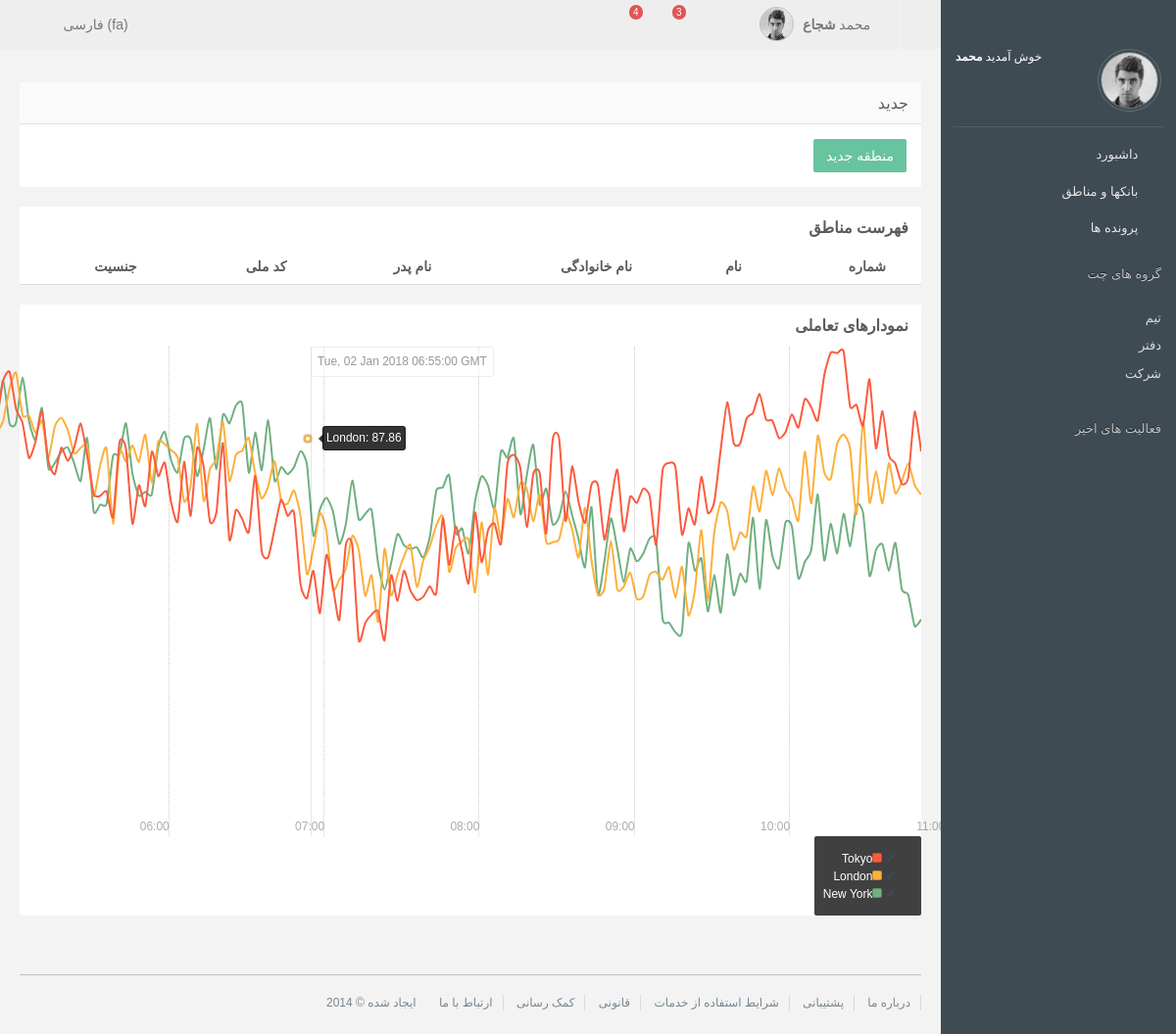
Page /bank/persons/list/ on the earlier database version.
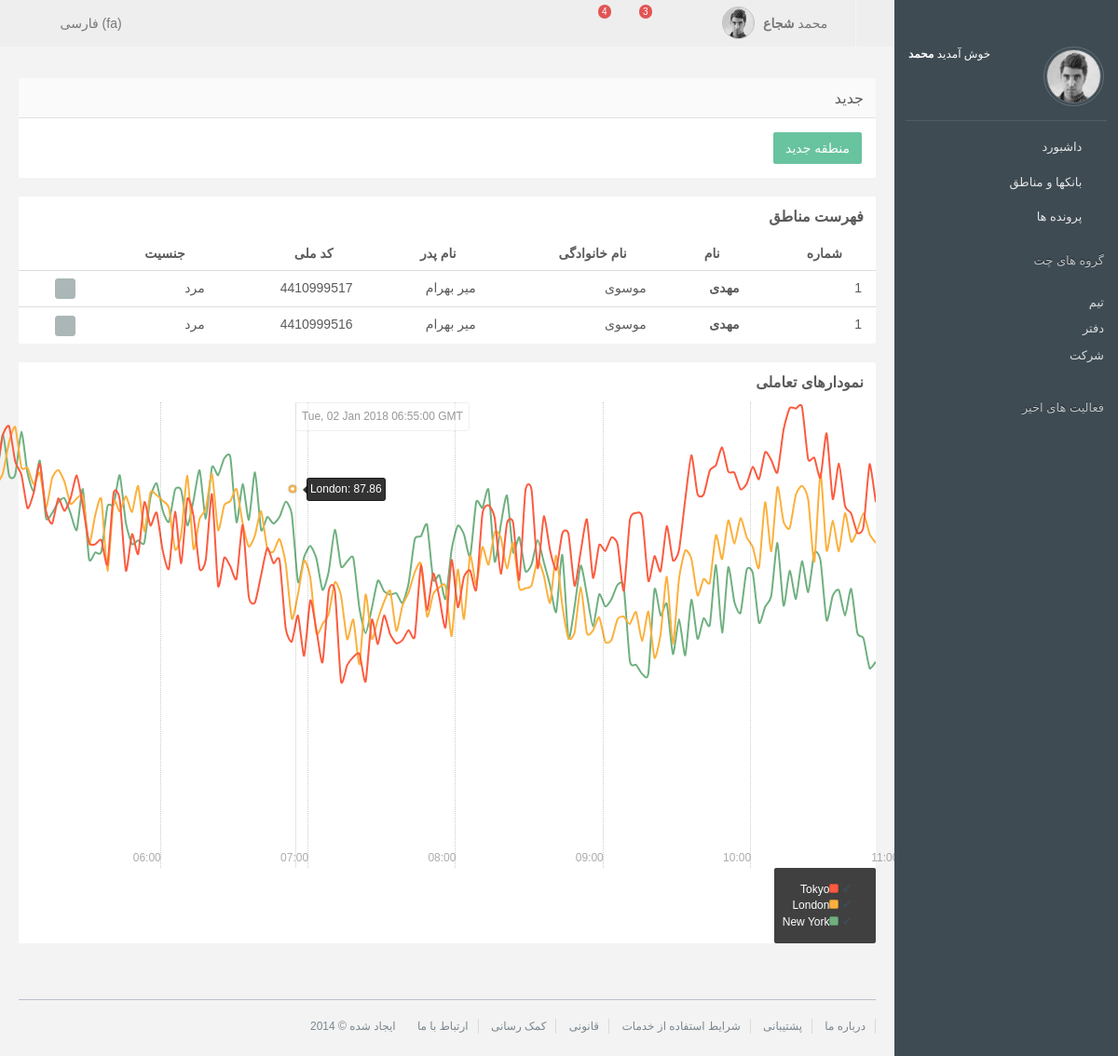
Same page on the later database version.
### bank/models.py (models this page shows, shortened)
@python_2_unicode_compatible
class Person(Base, Human):
    file = models.ManyToManyField(File, through='PersonFile', verbose_name=_('شخص'), related_name='persons')
    class Meta:
        ordering = ['first_name', 'last_name']
        verbose_name = _('person')
        verbose_name_plural = _('persons')
        db_table = 'persons'

### bank/views.py (the view)
def get_persons(request):
    object_list = Person.objects.all().order_by('-created_at')
    paginator = Paginator(object_list, 15)
    page = request.GET.get('page')
    try:
        persons = paginator.page(page)
    except PageNotAnInteger:
        persons = paginator.page(1)
    except EmptyPage:
        persons = paginator.page(paginator.num_pages)
    return render(request, 'bank/person/list.html', {'persons': persons, 'page': page})

### bank/templates/bank/person/list.html (shortened to what this page needs)
{% extends 'bank/base.html' %}
{% block content %}
    <ul>
            <div class="row">
                <div class="col-md-12 portlets ui-sortable">
						<div class="widget">
							<div class="widget-header">
								<h2>جدید</h2>
								<div class="additional-btn">
									<a href="#" class="widget-toggle"><i class="icon-down-open-2"></i></a>
									<a href="#" class="widget-close"><i class="icon-cancel-3"></i></a>
								</div>
							</div>
							<div class="widget-content padding" style="display: block;">
								<a href="{% url "bank:new_area" %}" class="btn btn-success">منطقه جدید</a>
							</div>
						</div>
					</div>
            </div>
            <div class="row">
					<div class="col-md-12">
						<div class="widget">
							<div class="widget-header transparent">
								<h2><strong>فهرست مناطق</strong> </h2>
								<div class="additional-btn">
									<a href="#" class="widget-toggle"><i class="icon-down-open-2"></i></a>
									<a href="#" class="widget-close"><i class="icon-cancel-3"></i></a>
								</div>
							</div>
							<div class="widget-content">
								<div class="table-responsive">
									<table data-sortable="" class="table" data-sortable-initialized="true">
										<thead>
											<tr>
												<th>شماره</th>
												<th>نام</th>
												<th>نام خانوادگی</th>
												<th>نام پدر</th>
												<th>کد ملی</th>
												<th data-sortable="false">جنسیت</th>
											</tr>
										</thead>
										<tbody>
                                            {% for person in persons %}
                                                <tr>
                                                    <td>1</td>
                                                    <td><strong>{{ person.first_name }}</strong></td>
                                                    <td>{{ person.last_name }}</td>
                                                    <td>{{ person.father_name }}</td>
                                                    <td>{{ person.national_code }}</td>
                                                    <td>{{ person.gender }}</td>
                                                    <td>
                                                        <div class="btn-group btn-group-xs">
                                                            <a data-toggle="tooltip" title="خاموش" class="btn btn-default"><i class="fa fa-power-off"></i></a>
                                                        </div>
                                                    </td>
                                                </tr>
                                            {% endfor %}
										</tbody>
									</table>
								</div>
							</div>
						</div>
					</div>
				</div>
            <div class="row">
					<div class="col-md-12 portlets ui-sortable">
						<div class="widget">
							<div class="widget-header transparent">
								<h2><strong>نمودارهای تعاملی</strong></h2>
								<div class="additional-btn">
									<a href="#" class="widget-toggle"><i class="icon-down-open-2"></i></a>
									<a href="#" class="widget-close"><i class="icon-cancel-3"></i></a>
								</div>
							</div>
							<div class="widget-content">
								<div id="chart-5" class="rickshaw_graph"><div class="detail" style="left: 296.879px;"><div class="x_label left">Tue, 02 Jan 2018 06:55:00 GMT</div><div class="item active left" style="top: 93.2613px;">London:&nbsp;87.86</div><div class="dot active" style="top: 93.2613px; border-color: rgb(252, 176, 60);"></div></div><div class="x_tick plain" style="left: 151.738px;"><div class="title">06:00</div></div><div class="x_tick plain" style="left: 310.074px;"><div class="title">07:00</div></div><div class="x_tick plain" style="left: 468.409px;"><div class="title">08:00</div></div><div class="x_tick plain" style="left: 626.745px;"><div class="title">09:00</div></div><div class="x_tick plain" style="left: 785.081px;"><div class="title">10:00</div></div><div class="x_tick plain" style="left: 943.416px;"><div class="title">11:00</div></div></div>
								<div id="legend_container">
									<div id="legend" class="rickshaw_legend"><ul class="ui-sortable"><li class="line"><a class="action">✔</a><div class="swatch" style="background-color: rgb(252, 91, 63);"></div><span class="label">Tokyo</span></li><li class="line"><a class="action">✔</a><div class="swatch" style="background-color: rgb(252, 176, 60);"></div><span class="label">London</span></li><li class="line"><a class="action">✔</a><div class="swatch" style="background-color: rgb(111, 176, 127);"></div><span class="label">New York</span></li></ul></div>
								</div>
							</div>
						</div>
					</div>
				</div>
    </ul>
{% endblock %}

### bank/templates/bank/base.html (shortened to what this page needs)
{% load staticfiles %}
<!DOCTYPE html>
<html>
    <head>
        <link href="{% static "assets/libs/jqueryui/ui-lightness/jquery-ui-1.10.4.custom.min.css" %}" rel="stylesheet" />
        <link href="{% static "assets/libs/bootstrap/css/bootstrap.min.css" %}" rel="stylesheet" />
        <link href="{% static "assets/libs/font-awesome/css/font-awesome.min.css" %}" rel="stylesheet" />
        <link href="{% static "assets/libs/fontello/css/fontello.css" %}" rel="stylesheet" />
        <link href="{% static "assets/libs/animate-css/animate.min.css" %}" rel="stylesheet" />
        <link href="{% static "assets/libs/nifty-modal/css/component.css" %}" rel="stylesheet" />
        <link href="{% static "assets/libs/magnific-popup/magnific-popup.css" %}" rel="stylesheet" />
        <link href="{% static "assets/libs/ios7-switch/ios7-switch.css" %}" rel="stylesheet" />
        <link href="{% static "assets/libs/pace/pace.css" %}" rel="stylesheet" />
        <link href="{% static "assets/libs/sortable/sortable-theme-bootstrap.css" %}" rel="stylesheet" />
        <link href="{% static "assets/libs/bootstrap-datepicker/css/datepicker.css" %}" rel="stylesheet" />
        <link href="{% static "assets/libs/jquery-icheck/skins/all.css" %}" rel="stylesheet" />
        <link href="{% static "assets/libs/prettify/github.css" %}" rel="stylesheet" />
                <link href="{% static "assets/libs/rickshaw/rickshaw.min.css" %}" rel="stylesheet" type="text/css" />
                <link href="{% static "assets/libs/morrischart/morris.css" %}" rel="stylesheet" type="text/css" />
                <link href="{% static "assets/libs/jquery-jvectormap/css/jquery-jvectormap-1.2.2.css" %}" rel="stylesheet" type="text/css" />
                <link href="{% static "assets/libs/jquery-clock/clock.css" %}" rel="stylesheet" type="text/css" />
                <link href="{% static "assets/libs/bootstrap-calendar/css/bic_calendar.css" %}" rel="stylesheet" type="text/css" />
                <link href="{% static "assets/libs/sortable/sortable-theme-bootstrap.css" %}" rel="stylesheet" type="text/css" />
                <link href="{% static "assets/libs/jquery-weather/simpleweather.css" %}" rel="stylesheet" type="text/css" />
                <link href="{% static "assets/libs/bootstrap-xeditable/css/bootstrap-editable.css" %}" rel="stylesheet" type="text/css" />
                <link href="{% static "assets/css/style.css" %}" rel="stylesheet" type="text/css" />
				<link href="{% static "assets/css/rtl.css" %}" rel="stylesheet" type="text/css" />
        <link href="{% static "assets/css/style-responsive.css" %}" rel="stylesheet" />
        <link href="{% static "assets/libs/jquery-notifyjs/styles/metro/notify-metro.css" %}" rel="stylesheet" type="text/css" />
        <link href="{% static "assets/css/style.css" %}" rel="stylesheet" type="text/css" />
        <link href="{% static "assets/css/rtl.css" %}" rel="stylesheet" type="text/css" />
    </head>
    <body class="fixed-left">
	<div id="wrapper">
<div class="topbar">
    <div class="topbar-left">
        <button class="button-menu-mobile open-left">
        <i class="fa fa-bars"></i>
        </button>
    </div>
    <div class="navbar navbar-default" role="navigation">
        <div class="container">
            <div class="navbar-collapse2">
                <ul class="nav navbar-nav hidden-xs">
                    <li class="dropdown">
                        <a href="#" class="dropdown-toggle" data-toggle="dropdown"><i class="icon-th"></i></a>
                    </li>
                    <li class="language_bar dropdown hidden-xs">
                        <a href="#" class="dropdown-toggle" data-toggle="dropdown">فارسی (fa) <i class="fa fa-caret-down"></i></a>
                    </li>
                </ul>
                <ul class="nav navbar-nav navbar-right top-navbar">
                    <li class="dropdown iconify hide-phone">
                        <a href="#" class="dropdown-toggle" data-toggle="dropdown"><i class="fa fa-globe"></i><span class="label label-danger absolute">4</span></a>
                    </li>
                    <li class="dropdown iconify hide-phone">
                        <a href="#" class="dropdown-toggle" data-toggle="dropdown"><i class="fa fa-envelope"></i><span class="label label-danger absolute">3</span></a>
                    </li>
                    <li class="dropdown iconify hide-phone"><a href="#" onclick="javascript:toggle_fullscreen()"><i class="icon-resize-full-2"></i></a></li>
                    <li class="dropdown topbar-profile">
                        <a href="#" class="dropdown-toggle" data-toggle="dropdown"><span class="rounded-image topbar-profile-image"><img src="{% static "assets/img/avatar/mohammad2.jpg" %}"></span> محمد <strong>شجاع</strong> <i class="fa fa-caret-down"></i></a>
                    </li>
                    <li class="right-opener">
                        <a href="javascript:;" class="open-right">
                            <i class="fa fa-angle-double-left"></i>
                        </a>
                    </li>
                </ul>
            </div>
        </div>
    </div>
</div>
        <div class="left side-menu">
            <div class="sidebar-inner slimscrollleft">
                <div class="profile-info">
                    <div class="col-xs-4">
                      <a href="profile.html" class="rounded-image profile-image"><img src="{% static "assets/img/avatar/mohammad2.jpg" %}"></a>
                    </div>
                    <div class="col-xs-8">
                        <div class="profile-text">خوش آمدید <b>محمد</b></div>
                        <div class="profile-buttons">
                          <a href="javascript:;"><i class="fa fa-envelope-o pulse"></i></a>
                          <a href="#connect" class="open-right"><i class="fa fa-comments"></i></a>
                          <a href="javascript:;" title="Sign Out"><i class="fa fa-power-off text-red-1"></i></a>
                        </div>
                    </div>
                </div>
                <div class="clearfix"></div>
                <hr class="divider" />
                <div id="sidebar-menu">
                    <ul>
						<li class='has_sub'>
							<a href='javascript:void(0);'>
								<i class='icon-home-3'></i>
								<span>داشبورد</span>
								<span class="pull-left">
									<i class="fa fa-angle-down"></i>
								</span>
							</a>
						</li>
						<li class='has_sub'>
							<a href='javascript:void(0);'>
								<i class='icon-feather'></i>
								<span>بانکها و مناطق</span>
								<span class="pull-left">
									<i class="fa fa-angle-down"></i>
								</span>
							</a>
						</li>
                        <li class='has_sub'>
							<a href='javascript:void(0);'>
								<i class='icon-feather'></i>
								<span>پرونده ها</span>
								<span class="pull-left">
									<i class="fa fa-angle-down"></i>
								</span>
							</a>
                                </li>
							</ul>
                </div>
            <div class="portlets">
                <div id="chat_groups" class="widget transparent nomargin">
                    <h2>گروه های چت</h2>
                    <div class="widget-content">
                        <ul class="list-unstyled">
                            <li><a href="javascript:;"><i class="fa fa-circle-o text-red-1"></i>تیم</a></li>
                            <li><a href="javascript:;"><i class="fa fa-circle-o text-blue-1"></i> دفتر</a></li>
                            <li><a href="javascript:;"><i class="fa fa-circle-o text-green-1"></i> شرکت</a></li>
                        </ul>
                    </div>
                </div>
                <div id="recent_tickets" class="widget transparent nomargin">
                    <h2>فعالیت های اخیر</h2>
                </div>
            </div>
            <div class="clearfix"></div><br><br><br>
        </div>
        </div>
        <div class="content-page">
            <div class="content">
                {%  block content %}
                {% endblock %}
            <footer>
                <div class="footer-links pull-right">
                	<a href="#">درباره ما</a>
                    <a href="#">پشتیبانی</a>
                    <a href="#">شرایط استفاده از خدمات</a>
                    <a href="#">قانونی</a>
                    <a href="#">کمک رسانی</a>
                    <a href="#">ارتباط با ما</a>
                    <a href="#">ایجاد شده &copy; 2014</a>
                </div>
            </footer>
            </div>
        </div>
	</div>
	</body>
</html>

### bank/static/assets/libs/nifty-modal/css/component.css (style rules this page uses)
.container { min-height: 100%; }

### bank/static/assets/css/rtl.css (style rules this page uses)
@media screen and (min-width: 992px) { .col-md-1, .col-md-2, .col-md-3, .col-md-4, .col-md-5, .col-md-6, .col-md-7, .col-md-8, .col-md-9, .col-md-10, .col-md-11, .col-md-12 { float: right; } }
.col-xs-1, .col-xs-2, .col-xs-3, .col-xs-4, .col-xs-5, .col-xs-6, .col-xs-7, .col-xs-8, .col-xs-9, .col-xs-10, .col-xs-11, .col-xs-12 { float: right; }
body { font-family:'iran-sans',tahoma,arial; }
h1,h2,h3,h4,h5,h6,div,p,ul,ol,input,select,label { font-family:'iran-sans',tahoma,arial; }
body.fixed-left .side-menu.left,.side-menu.left { right:0; }
.content-page > .content, .breadcrumb, .md-modal, input,select,label, .table > thead > tr > th ,.table > tbody > tr > td ,th, .pagination > li { direction: rtl; text-align: right; }
.topbar { background:#eee; }
.topbar .topbar-left { float: right; height: 50px; position: relative; z-index: 1; width: 240px; background: #3E4B53; }
.navbar-right { float: right!important; margin-right: 0px; }
.nav { padding-right: 0; }
#sidebar-menu > ul > li > a { text-align: right; direction: rtl; padding-right:5px; }
.profile-info .col-xs-4 { padding: 0px 15px 0px 0px; }
.widget .widget-header h2 { direction: rtl; text-align: right; }
.widget .additional-btn { left:13px; right: inherit; direction: rtl; }
.btn-group > .btn { float:right; }
.profile-text { font-size: 12px; }
#chat_groups li a,#chat_groups h2, #recent_tickets h2,#recent_tickets li a { text-align: right; }
.profile-text,#sidebar-menu ul, #sidebar-menu ul ul li, #sidebar-menu ul ul li ul li, #sidebar-menu ul ul a, #chat_groups li a, #recent_tickets li a, .topbar-profile > a, .navbar-nav > li.topbar-profile > .dropdown-menu > li > a, .widget-content,.widget-content p,.widget-content a,.widget-content b, .navbar-nav > li > .dropdown-menu.grid-dropdown a, #notification-list li,#notification-list li a, #inbox-list a .sender, #updates-list li,#updates-list li a, #chat-list li,#chat-list li a, .breadcrumb > li,.breadcrumb > li a, .nav-tabs > li,.nav-tabs > li > a { font-family:'iran-sans',tahoma,arial; font-weight: 300; }
ul, menu, dir { display: block; list-style-type: disc; -webkit-margin-before: 1em; -webkit-margin-after: 1em; -webkit-margin-start: 0px; -webkit-margin-end: 0px; -webkit-padding-start: 0px; }

Differences in the rows shown:
added Person: first_name "مهدی", last_name "موسوی", father_name "میر بهرام", national_code "4410999517", gender "مرد"
added Person: first_name "مهدی", last_name "موسوی", father_name "میر بهرام", national_code "4410999516", gender "مرد"
